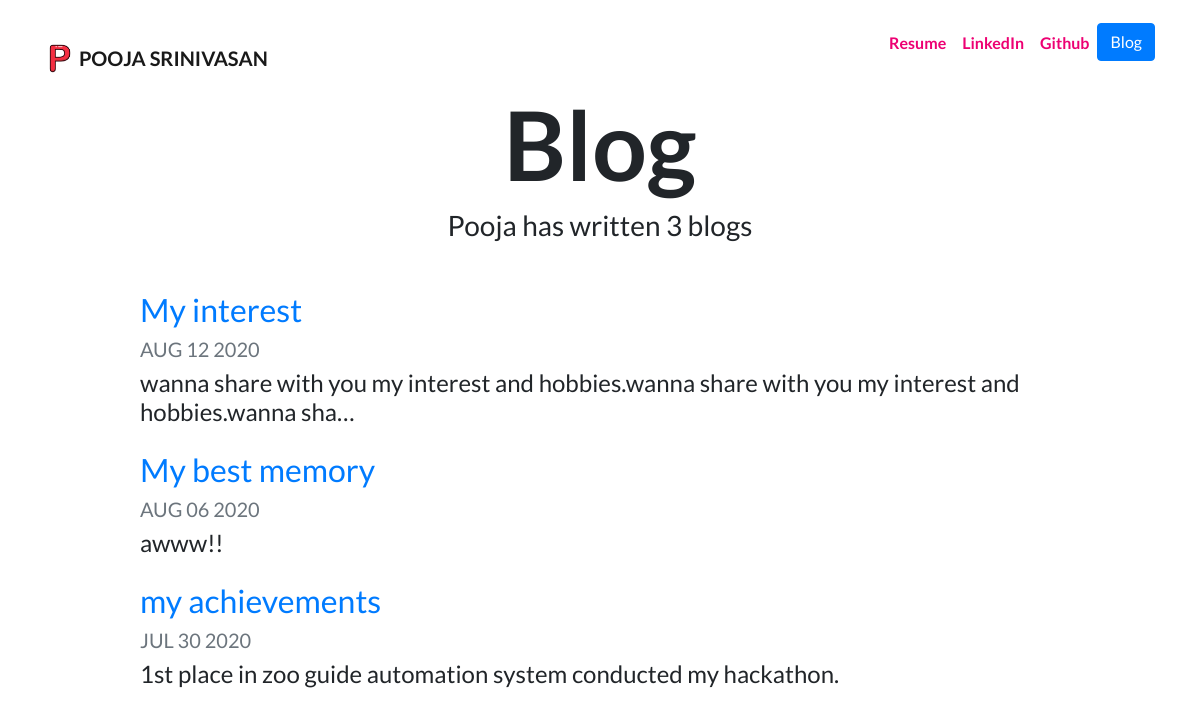
/blog/, run on an earlier commit of the app's database.
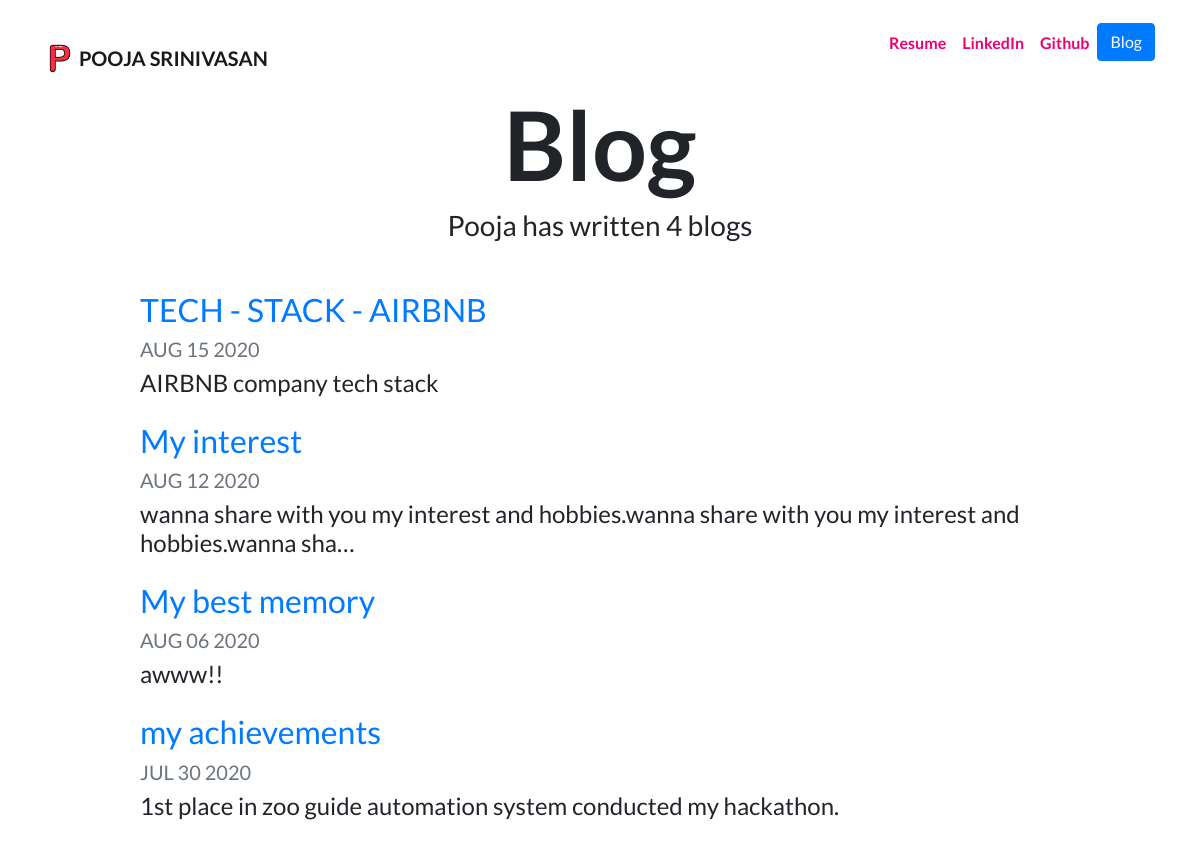
And on a later commit of the database.
### blog/models.py (models this page shows, shortened)
class Blog(models.Model):
    title = models.CharField(max_length=200)
    description = models.TextField()
    date = models.DateField()

### blog/views.py (the view)
# urls.py: path('',views.all_blogs, name='all_blogs'),
def all_blogs(request):
    blogs = Blog.objects.order_by('-date')
    return render(request, 'blog/all_blogs.html', {'blogs':blogs})

### blog/templates/blog/all_blogs.html
{% extends "portfolio/base.html" %}
{% load static %}
{% block content %}
<h1 id="blogtitle" class="font-weight-bold text-center">Blog</h1>
<h3 class="text-center mb-5">Pooja has written {{ blogs.count }} blog{{ blogs.count|pluralize }}</h3>
{% for blog in blogs %}
<div class="row justify-content-center my-3">
  <div class="col-md-10">
    <a href="{% url 'blog:detail' blog.id %}">
      <h2>{{ blog.title }}</h2>
    </a>
    <h5 class="text-muted">{{ blog.date|date:'M d Y'|upper }}</h5>
    <h4>{{ blog.description|striptags|truncatechars:100 }}</h4>
  </div>
</div>
{% endfor %}
{% endblock %}

### portfolio_page/templates/portfolio/base.html (shortened to what this page needs)
{% load static %}
<!doctype html>
<html lang="en">
<head>
  <link rel="stylesheet" href="https://stackpath.bootstrapcdn.com/bootstrap/4.4.1/css/bootstrap.min.css">
  <link rel="stylesheet" href="{% static "portfolio/custom.css" %}">
</head>
<body>
  <nav id="topNav" class="navbar navbar-expand-md navbar-light">
    <div class="container">
      <a class="navbar-brand" href="{% url 'home' %}">
        <br>
        <img src="{% static "portfolio/download.png" %}" width="30" height="30" class="d-inline-block align-top" alt="">
        <span><b>POOJA SRINIVASAN</b></span>
      </a>
      <div class="collapse navbar-collapse text-center" id="navbarNav">
        <ul class="navbar-nav ml-auto">
          <li class="nav-item">
            <a class="nav-link" href="{% static "portfolio/pooja.pdf" %}"><b>Resume</b></a>
          </li>
          <li class="nav-item">
            <a class="nav-link" href="linkedin.com/in/pooja-srinivasan-584511191" target="_blank"><b>LinkedIn</b></a>
          </li>
          <li class="nav-item">
            <a class="nav-link" href="https://github.com/poojaseenu1999" target="_blank"><b>Github</b></a>
          </li>
          <li>
            <a role="button" href="{% url 'blog:all_blogs' %}" class="btn btn-primary">Blog</a>
          </li>
        </ul>
      </div>
    </div>
  </nav>
  <div class="container">
    {% block content %}{% endblock %}
  </div>
</body>
</html>

### portfolio_page/static/custom.css (style rules this page uses)
.navbar-nav .nav-link { color: rgba(237, 0, 115) !important; }
body { font-family: 'Lato', sans-serif; }
#blogtitle { font-size: 6rem; }

What changed in the data, as far as the page shows it:
added Blog: title "TECH - STACK - AIRBNB", date "AUG 15 2020", description "AIRBNB company tech stack"
Also different on the page:
{{ blogs.count }}: "3" → "4"
